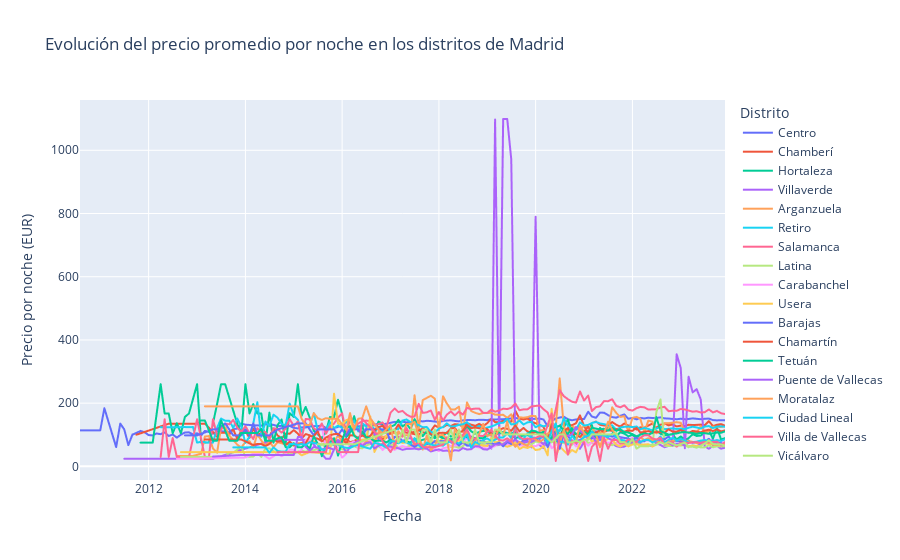
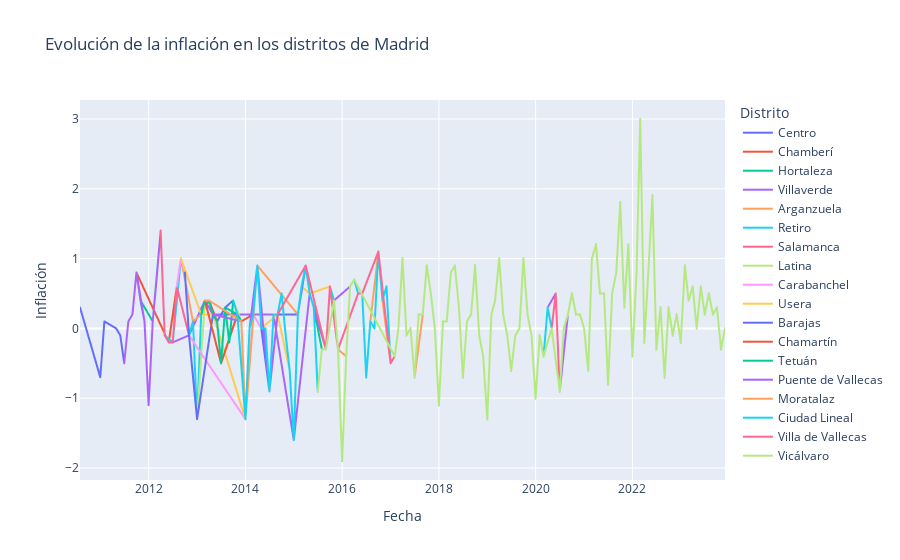

Notebook source saved alongside these figures, in order:
### Code cell
# 9. ¿Cuál es la evolución del precio promedio por noche en los distritos de Madrid?

fig9 = px.line(
    data,
    x="date",
    y="nigth_price",
    color="neighbourhood_group",
    title="Evolución del precio promedio por noche en los distritos de Madrid",
    labels={"date": "Fecha", "nigth_price": "Precio por noche (EUR)", "neighbourhood_group": "Distrito"},
)
fig9.show()

#MUY INTERESANTE
#Parece que todos los precios van a la par pero hay unos outliers muy interesantes en villaverde que pensaba que era un error pero investigando ese barrio por esas fehcas:
#Marzo 2019:
#Mayo - Julio 2019 -> Siniestro Total.
#Enero 2020:
# Parece que coinciden con fiestas y concierto del barrio y los precios se disparan, por ejemplo en julio 2019 que 
# vino un grupo de rock muy famoso a tocar al barrio y las casas que por ejemplo tenian vistas al concierto publico pues se dispararon de precio
# son una combinacion de factores que porducen esos outliers, no reflejen las tendencias del barrio, son casos asilados pero llaman la atencion

# 10. ¿Cuál es la evolución de la inflación en los distritos de Madrid?
fig10 = px.line(
    data,
    x="date",
    y="inflation",
    color="neighbourhood_group",
    title="Evolución de la inflación en los distritos de Madrid",
    labels={"date": "Fecha", "inflation": "Inflación", "neighbourhood_group": "Distrito"},
)
fig10.show()

# Los datos no son muy claros, pero parece que la inflacion es similar en todos los distritos,hasta 2017 que no hay mas datos y se ve que repunta en 2022.
